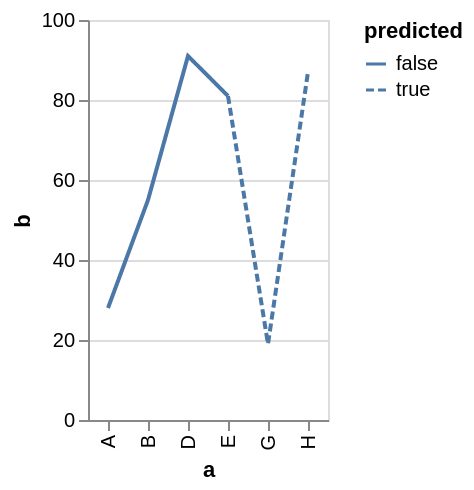

Here is the Vega-Lite specification saved for this chart:
### Vega specification from a JSON file in a GitHub repository (floating-point values rounded to 4 significant figures)
{"$schema": "https://vega.github.io/schema/vega/v5.json", "description": "Line chart with a dashed part created by drawing multiple connecting lines. Note that the data source contains the data point at (E, 81) twice.", "background": "white", "padding": 5, "height": 200, "style": "cell", "data": [{"name": "source_0", "values": [{"a": "A", "b": 28, "predicted": false}, {"a": "B", "b": 55, "predicted": false}, {"a": "D", "b": 91, "predicted": false}, {"a": "E", "b": 81, "predicted": false}, {"a": "E", "b": 81, "predicted": true}, {"a": "G", "b": 19, "predicted": true}, {"a": "H", "b": 87, "predicted": true}]}], "signals": [{"name": "x_step", "value": 20}, {"name": "width", "update": "bandspace(domain('x').length, 1, 0.5) * x_step"}], "marks": [{"name": "pathgroup", "type": "group", "from": {"facet": {"name": "faceted_path_main", "data": "source_0", "groupby": ["predicted"]}}, "encode": {"update": {"width": {"field": {"group": "width"}}, "height": {"field": {"group": "height"}}}}, "marks": [{"name": "marks", "type": "line", "style": ["line"], "sort": {"field": "datum[\"a\"]"}, "from": {"data": "faceted_path_main"}, "encode": {"update": {"stroke": {"value": "#4c78a8"}, "strokeDash": {"scale": "strokeDash", "field": "predicted"}, "description": {"signal": "\"a\" + \": \" + (isValid(datum[\"a\"]) ? datum[\"a\"] : \"\"+datum[\"a\"]) + \"; \" + \"b\" + \": \" + (format(datum[\"b\"], \"\")) + \"; \" + \"predicted\" + \": \" + (isValid(datum[\"predicted\"]) ? datum[\"predicted\"] : \"\"+datum[\"predicted\"])"}, "x": {"scale": "x", "field": "a"}, "y": {"scale": "y", "field": "b"}, "defined": {"signal": "isValid(datum[\"b\"]) && isFinite(+datum[\"b\"])"}}}}]}], "scales": [{"name": "x", "type": "point", "domain": {"data": "source_0", "field": "a", "sort": true}, "range": {"step": {"signal": "x_step"}}, "padding": 0.5}, {"name": "y", "type": "linear", "domain": {"data": "source_0", "field": "b"}, "range": [{"signal": "height"}, 0], "nice": true, "zero": true}, {"name": "strokeDash", "type": "ordinal", "domain": {"data": "source_0", "field": "predicted", "sort": true}, "range": [[1, 0], [4, 2], [2, 1], [1, 1], [1, 2, 4, 2]]}], "axes": [{"scale": "y", "orient": "left", "gridScale": "x", "grid": true, "tickCount": {"signal": "ceil(height/40)"}, "domain": false, "labels": false, "aria": false, "maxExtent": 0, "minExtent": 0, "ticks": false, "zindex": 0}, {"scale": "x", "orient": "bottom", "grid": false, "title": "a", "labelAlign": "right", "labelAngle": 270, "labelBaseline": "middle", "labelOverlap": true, "zindex": 0}, {"scale": "y", "orient": "left", "grid": false, "title": "b", "labelOverlap": true, "tickCount": {"signal": "ceil(height/40)"}, "zindex": 0}], "legends": [{"strokeDash": "strokeDash", "symbolType": "stroke", "title": "predicted", "encode": {"symbols": {"update": {"stroke": {"value": "#4c78a8"}}}}}]}
